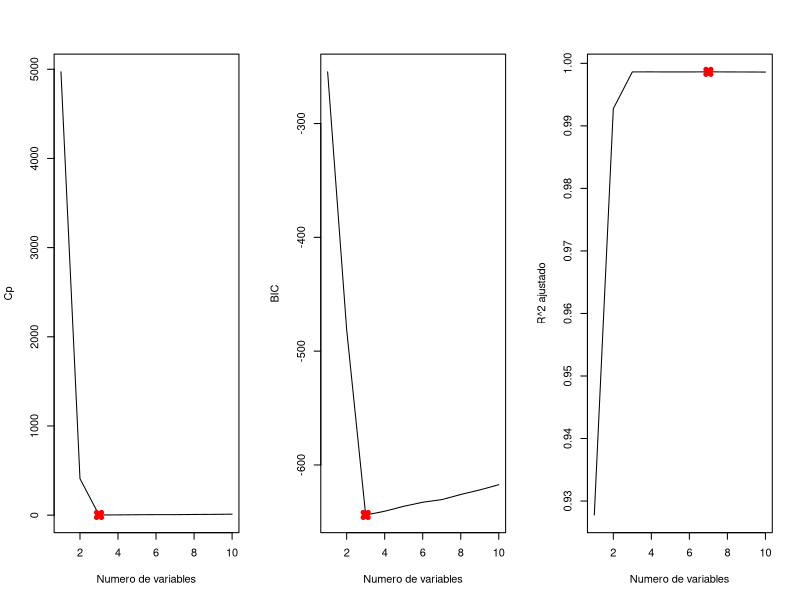
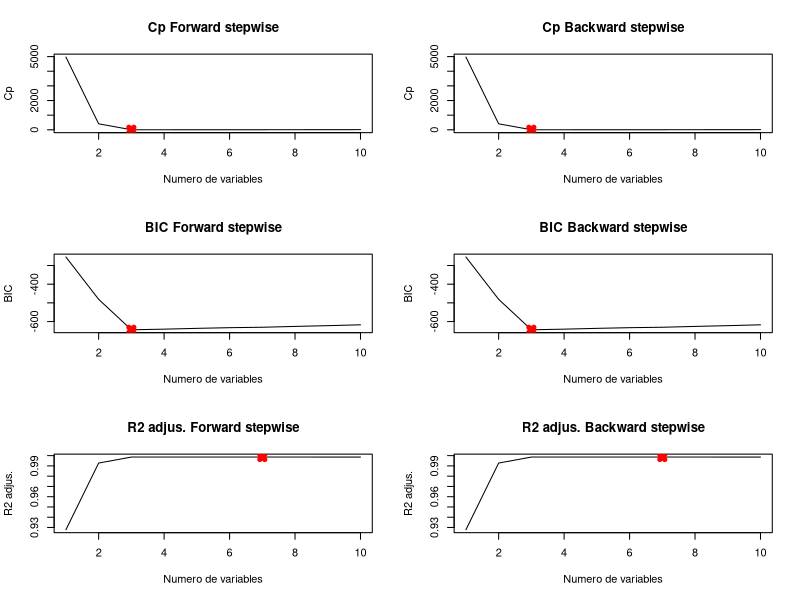
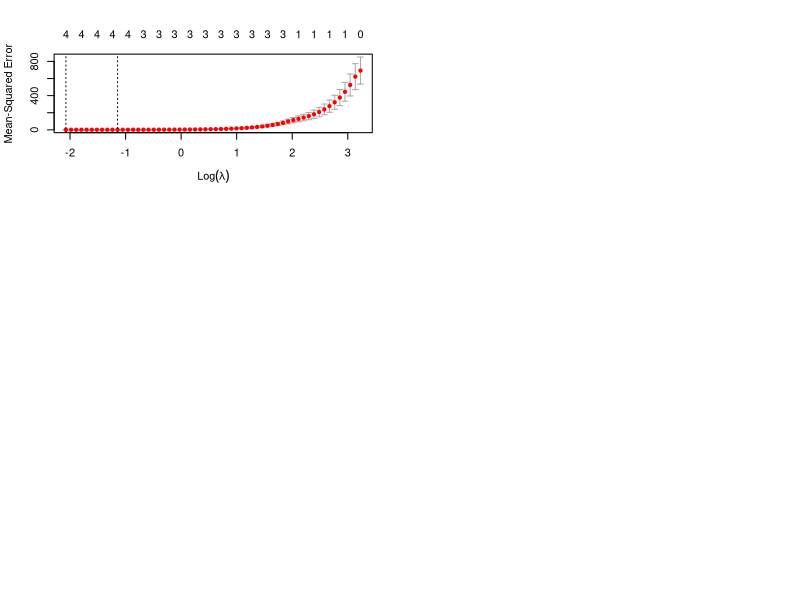

Write R code to recreate these figures, in order.
## ---- chunk 1
library(leaps)
## ---- chunk 2

set.seed(123)
x <- rnorm(100)
epsilon <- rnorm(100)

## ---- chunk 3
#Se definen los beta
B0 <- 2
B1 <- 4
B2 <- 6
B3 <- 8
## ---- chunk 4
# Calculando y
y <- B0 + B1*x +B2*x^2 +B3*x^3 + epsilon
head(y)
## ---- chunk 5
regfit.full <- regsubsets(y~poly(x,10,raw=T), data=data.frame(y,x), nvmax=10)
reg.summary <- summary(regfit.full)
## ---- chunk 6
par(mfrow=c(1,3))

#Cp
min.cp <- which.min(reg.summary$cp)  
plot(reg.summary$cp, xlab="Numero de variables", ylab="Cp", type="l")
points(min.cp, reg.summary$cp[min.cp], col="red", pch=4, lwd=5)

#BIC
min.bic <- which.min(reg.summary$bic)  
plot(reg.summary$bic, xlab="Numero de variables", ylab="BIC", type="l")
points(min.bic, reg.summary$bic[min.bic], col="red", pch=4, lwd=5)

#R^2 ajustado
max.adjr2 <- which.max(reg.summary$adjr2)  
plot(reg.summary$adjr2, xlab="Numero de variables", ylab="R^2 ajustado", type="l")
points(max.adjr2, reg.summary$adjr2[max.adjr2], col="red", pch=4, lwd=5)


## ---- chunk 7
coef(regfit.full, id = 3 )
## ---- chunk 8

coef(regfit.full, id=7)
## ---- chunk 9
# forward stepwise
regfit.fwd <- regsubsets(y~poly(x,10,raw=T), data=data.frame(y,x), nvmax=10)
fwd.summary <- summary(regfit.fwd)
## ---- chunk 10
# backward stepwise
regfit.bwd <- regsubsets(y~poly(x,10,raw=T), data=data.frame(y,x), nvmax=10)
bwd.summary <- summary(regfit.bwd)
## ---- chunk 11

cpb <- which.min(bwd.summary$cp)
cpf <- which.min(fwd.summary$cp)

cat("Número de variables según Cp:\n")
cat("bwd\t","fwd\n")
cat(cpb,"\t",cpf)
## ---- chunk 12

bpb <- which.min(bwd.summary$bic)
bpf <- which.min(fwd.summary$bic)

cat("Número de variables según BIC:\n")
cat("bwd\t","fwd\n")
cat(bpb,"\t",bpf)
## ---- chunk 13

rpb <- which.max(bwd.summary$adjr2)
rpf <- which.max(fwd.summary$adjr2)

cat("Número de variables según R2 ajustado:\n")
cat("bwd\t","fwd\n")
cat(rpb,"\t",rpf)
## ---- chunk 14
par(mfrow=c(3,2))

#Cp forward
plot(fwd.summary$cp, xlab="Numero de variables", ylab="Cp", type="l", main="Cp Forward stepwise")
points(cpf, fwd.summary$cp[cpf], col="red", pch=4, lwd=5)

#Cp backward
plot(bwd.summary$cp, xlab="Numero de variables", ylab="Cp", type="l", main="Cp Backward stepwise")
points(cpb, bwd.summary$cp[cpb], col="red", pch=4, lwd=5)

#BIC forward
plot(fwd.summary$bic, xlab="Numero de variables", ylab="BIC", type="l", main="BIC Forward stepwise")
points(bpf, fwd.summary$bic[bpf], col="red", pch=4, lwd=5)

#BIC backward
plot(bwd.summary$bic, xlab="Numero de variables", ylab="BIC", type="l", main="BIC Backward stepwise")
points(bpb, bwd.summary$bic[bpb], col="red", pch=4, lwd=5)

#R2 adjus forward
plot(fwd.summary$adjr2, xlab="Numero de variables", ylab="R2 adjus.", type="l", main="R2 adjus. Forward stepwise")
points(rpf, fwd.summary$adjr2[rpf], col="red", pch=4, lwd=5)

#R2 adjus backward
plot(bwd.summary$adjr2, xlab="Numero de variables", ylab="R2 adjus.", type="l", main="R2 adjus. Backward stepwise")
points(rpb, bwd.summary$adjr2[rpb], col="red", pch=4, lwd=5)


## ---- chunk 15
coefficients(regfit.fwd, 3)
## ---- chunk 16
coefficients(regfit.bwd, 3)
## ---- chunk 17
coefficients(regfit.bwd, 7)
## ---- chunk 18
library(glmnet)
## ---- chunk 19
xmat = model.matrix(y ~ poly(x, 10, raw = T), data =data.frame(y,x))[, -1]
mod.lasso = cv.glmnet(xmat, y, alpha = 1)

## ---- chunk 20
plot(mod.lasso)
## ---- chunk 21
best.lambda = mod.lasso$lambda.min
best.lambda
## ---- chunk 22
best.model = glmnet(xmat, y, alpha = 1)
predict(best.model, s = best.lambda, type = "coefficients")
## ---- chunk 23
B7 = 10
y = B0 + B7 * x^7 + epsilon

mod.full = regsubsets(y ~ poly(x, 10, raw = T), data = data.frame(y,x), nvmax = 10)
mod.summary = summary(mod.full)

CP <- which.min(mod.summary$cp)
BIC <- which.min(mod.summary$bic)
R2a <- which.max(mod.summary$adjr2)

## ---- chunk 24
cat("CP\t", "BIC\t", "R2 Adjust\n")
cat(CP,"\t", BIC,"\t", R2a)
## ---- chunk 25
coefficients(mod.full, id = 1)
## ---- chunk 26
xmat = model.matrix(y ~ poly(x, 10, raw = T), data = data.frame(y,x))[, -1]
mod.lasso = cv.glmnet(xmat, y, alpha = 1)

## ---- chunk 27
best.lambda = mod.lasso$lambda.min
best.lambda
## ---- chunk 28
best.model = glmnet(xmat, y, alpha = 1)
predict(best.model, s = best.lambda, type = "coefficients")
